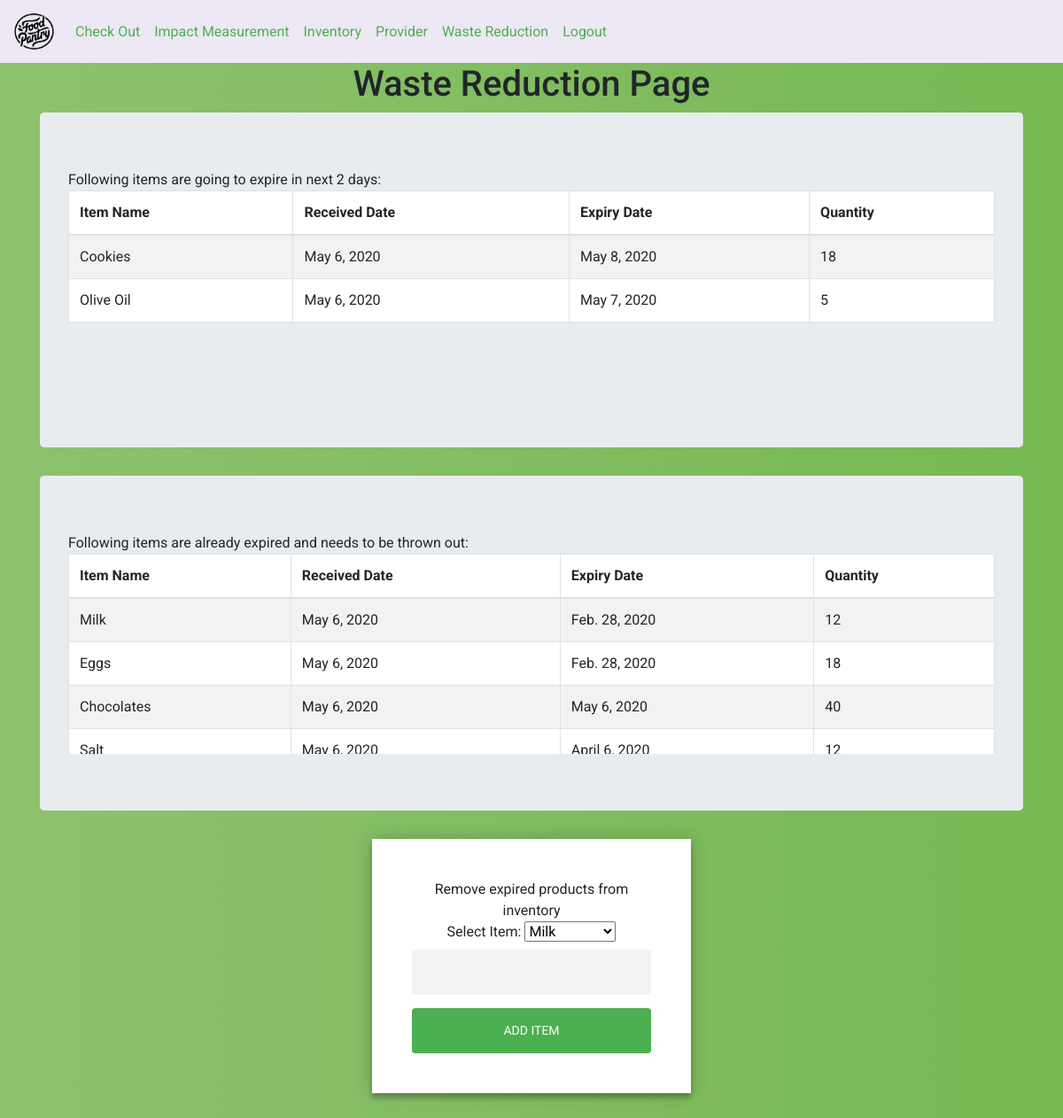
Page /waste/ (signed in) on the earlier database version.
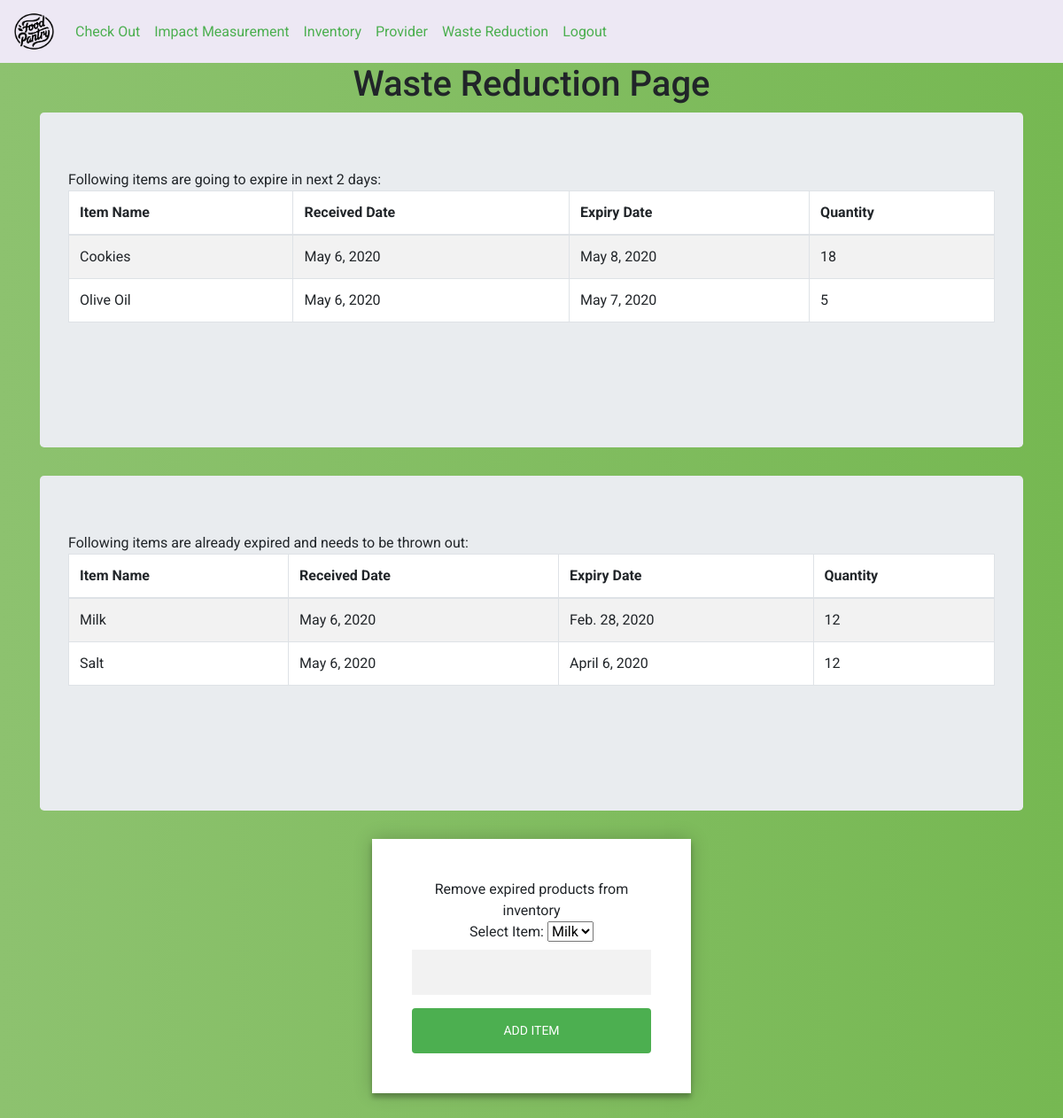
Same page on the later database version.
### inventory/models.py (models this page shows, shortened)
class inventory(models.Model):
     donor = models.ForeignKey(provider, on_delete=models.CASCADE,related_name='donor')
     name = models.CharField(max_length=100)
     registration_D = models.DateField(auto_now=True)
     expiry_D = models.DateField()
     price = models.FloatField()
     quantity =  models.PositiveIntegerField()

### waste_reduction/views.py (the view)
# urls.py: path('waste/', waste_reduction_views.waste_reduction, name='waste'),
@login_required(login_url='/login/')
def waste_reduction(request):
    ini_time_for_now = datetime.now().date()
    print("Initial date: ", str(ini_time_for_now))
    future_date_after_2days = ini_time_for_now + timedelta(days = 2)
    gotmyList = getmyList()
    waste_forms = waste_form()
    about_to_expire = []
    already_expired = []
    inventoryobjects = inventory.objects.all()
    for x in inventoryobjects:
        print(x.registration_D)
        if (x.expiry_D - ini_time_for_now).days <= 2 and (x.expiry_D - ini_time_for_now).days >= 0:
            about_to_expire.append(x)
        if (x.expiry_D - ini_time_for_now).days < 0:
            already_expired.append(x)
    page_data = {"expiring_soon" : about_to_expire, "already_expired":already_expired, "waste_forms":waste_forms}
    return render(request, "waste_reduction/waste.html", context=page_data)

### waste_reduction/forms.py
class waste_form(forms.Form):
    def __init__(self, *args, **kwargs):
        super(waste_form, self).__init__(*args, **kwargs)
        ini_time_for_now = datetime.now().date()
        inventoryobjects = inventory.objects.all()
        already_expired_chois = []
        for x in inventoryobjects:
            if (x.expiry_D - ini_time_for_now).days < 0:
                already_expired_chois.append((x.id, x.name))
        self.fields['item_name'] = forms.CharField(widget=forms.Select(choices=already_expired_chois) )
        self.fields['registration_D'] = forms.DateField(required=False)
        self.fields['expiry_D'] = forms.DateField(required=False)
        self.fields['price'] = forms.FloatField(required=False)
        self.fields['quantity'] =  forms.CharField(required=False)
        self.fields['donor'] = forms.CharField(max_length=100, required=False)

### waste_reduction/views.py (called while the page is built)
def getmyList():
    ini_time_for_now = datetime.now().date()
    inventoryobjects = inventory.objects.all()
    already_expired_chois = []
    for x in inventoryobjects:
        if (x.expiry_D - ini_time_for_now).days < 0:
            already_expired_chois.append((x.id, x.name))
    return already_expired_chois

### templates/waste_reduction/waste.html (shortened to what this page needs)
<!DOCTYPE html>
<html>
<head>
	{% include "dashboard/shared_links.html" %}
</head>
<body>
	{% include "dashboard/navigation_bar.html" %}
<h1>Waste Reduction Page</h1>
<div class="container">
	<div class="jumbotron">
		<div class="table-wrapper-scroll-y my-custom-scrollbar">
<table bgcolor="white" class="table table-bordered table-striped mb-0">
	<div>Following items are going to expire in next 2 days: </div>
  <thead>
    <tr>
      <th scope="col">Item Name</th>
      <th scope="col">Received Date</th>
      <th scope="col">Expiry Date</th>
	  <th scope="col">Quantity</th>
    </tr>
  </thead>
  <tbody>
{% for each in expiring_soon %}
    <tr>
    				<td>{{each.name}}</td>
					<td>{{each.registration_D}}</td>
					<td>{{each.expiry_D}}</td>
					<td>{{each.quantity}}</td>
    	</tr>
		 		{% endfor %}
  </tbody>
</table>
	</div>
</div>
</div>
<div class="container">
	<div class="jumbotron">
		<div class="table-wrapper-scroll-y my-custom-scrollbar">
<table bgcolor="white" class="table table-bordered table-striped mb-0">
	<div>Following items are already expired and needs to be thrown out: </div>
  <thead>
    <tr>
      <th scope="col">Item Name</th>
      <th scope="col">Received Date</th>
      <th scope="col">Expiry Date</th>
	  <th scope="col">Quantity</th>
    </tr>
  </thead>
  <tbody>
{% for each in already_expired %}
    <tr>
    				<td>{{each.name}}</td>
					<td>{{each.registration_D}}</td>
					<td>{{each.expiry_D}}</td>
					<td>{{each.quantity}}</td>
    	</tr>
		 		{% endfor %}
  </tbody>
</table>
	</div>
</div>
</div>
<div class="form">
<div>Remove expired products from inventory</div>
  <form method="POST" action="/waste_remove/">
    <label>Select Item:</label>
  {{waste_forms.item_name}}
    {{waste_forms.quantity}}
    <button type="submit" class="btn btn-info">Add Item</button>
  </form>
</div>
</body>
</html>

### templates/dashboard/shared_links.html (shortened to what this page needs)
<link rel="stylesheet" href="https://stackpath.bootstrapcdn.com/bootstrap/4.4.1/css/bootstrap.min.css">
<link rel="stylesheet" href="https://cdn.jsdelivr.net/chartist.js/latest/chartist.min.css">
{% load static %}
<link rel="stylesheet" href="{%static 'CSS/common.css' %}" />

### templates/dashboard/navigation_bar.html (shortened to what this page needs)
{% load static %}
<link rel="stylesheet" type="text/css" href="{%static 'CSS/nav.css' %}">
{% include "dashboard/shared_links.html" %}
    <nav class="navbar navbar-expand-sm navbar-custom">
  <a class="navbar-brand" href="/">
    <img src="{% static 'IMG/output.png' %}" width="45" height="45">
  </a>
  <div class="collapse navbar-collapse" id="navbarNavAltMarkup">
    <div class="navbar-nav">
      <a class="nav-item nav-link" href="/checkout/">Check Out</a>
      <a class="nav-item nav-link" href="/impact/">Impact Measurement</a>
      <a class="nav-item nav-link" href="/inventory/">Inventory</a>
      <a class="nav-item nav-link" href="/provider/">Provider</a>
      <a class="nav-item nav-link" href="/waste/">Waste Reduction</a>
                {% if user.is_authenticated %}
          <a class="nav-link" href="{% url 'logout' %}">Logout</a>
        {% else %}
          <a class="nav-link" href="{% url 'user_login' %}">Login</a>
        {% endif %}
    </div>
  </div>
</nav>

### static/CSS/common.css (style rules this page uses)
.form { position: relative; z-index: 1; background: #FFFFFF; max-width: 360px; margin: 0 auto 100px; padding: 45px; text-align: center; box-shadow: 0 0 20px 0 rgba(0, 0, 0, 0.2), 0 5px 5px 0 rgba(0, 0, 0, 0.24); }
.form input { font-family: "Roboto", sans-serif; outline: 0; background: #f2f2f2; width: 100%; border: 0; margin: 0 0 15px; padding: 15px; box-sizing: border-box; font-size: 14px; }
.form button { font-family: "Roboto", sans-serif; text-transform: uppercase; outline: 0; background: #4CAF50; width: 100%; border: 0; padding: 15px; color: #FFFFFF; font-size: 14px; -webkit-transition: all 0.3 ease; transition: all 0.3 ease; cursor: pointer; }
h1 { text-align: center; }
.my-custom-scrollbar { position: relative; height: 250px; overflow: auto; }
.table-wrapper-scroll-y { display: block; }
body { background: white; background: -webkit-linear-gradient(right, #76b852, #8DC26F); background: -moz-linear-gradient(right, #76b852, #8DC26F); background: -o-linear-gradient(right, #76b852, #8DC26F); background: linear-gradient(to left, #76b852, #8DC26F); font-family: "Roboto", sans-serif; -webkit-font-smoothing: antialiased; -moz-osx-font-smoothing: grayscale; }

### static/CSS/nav.css (style rules this page uses)
.navbar-custom { background-color: #EDE8F4; }
.navbar-custom .navbar-brand, .navbar-custom .navbar-text { color: #4CAF50; }
.navbar-custom .navbar-nav .nav-link { color: #4CAF50; }

Differences in the rows shown:
removed inventory: name "Eggs", registration_D "May 6, 2020", expiry_D "Feb. 28, 2020", quantity "18"
removed inventory: name "Chocolates", registration_D "May 6, 2020", expiry_D "May 6, 2020", quantity "40"
